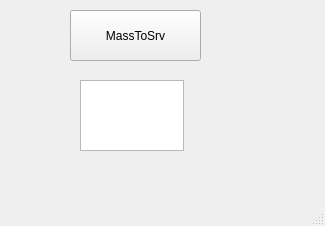
<?xml version="1.0" encoding="UTF-8"?>
<ui version="4.0">
 <class>MainWindow</class>
 <widget class="QMainWindow" name="MainWindow">
  <property name="geometry">
   <rect>
    <x>0</x>
    <y>0</y>
    <width>325</width>
    <height>226</height>
   </rect>
  </property>
  <property name="windowTitle">
   <string>MainWindow</string>
  </property>
  <widget class="QWidget" name="centralwidget">
   <widget class="QPushButton" name="clearButton">
    <property name="geometry">
     <rect>
      <x>70</x>
      <y>10</y>
      <width>131</width>
      <height>51</height>
     </rect>
    </property>
    <property name="text">
     <string>MassToSrv</string>
    </property>
   </widget>
   <widget class="QTextEdit" name="textEdit">
    <property name="geometry">
     <rect>
      <x>80</x>
      <y>80</y>
      <width>104</width>
      <height>71</height>
     </rect>
    </property>
   </widget>
  </widget>
  <widget class="QMenuBar" name="menubar">
   <property name="geometry">
    <rect>
     <x>0</x>
     <y>0</y>
     <width>325</width>
     <height>21</height>
    </rect>
   </property>
  </widget>
  <widget class="QStatusBar" name="statusbar"/>
 </widget>
 <resources/>
 <connections/>
</ui>
